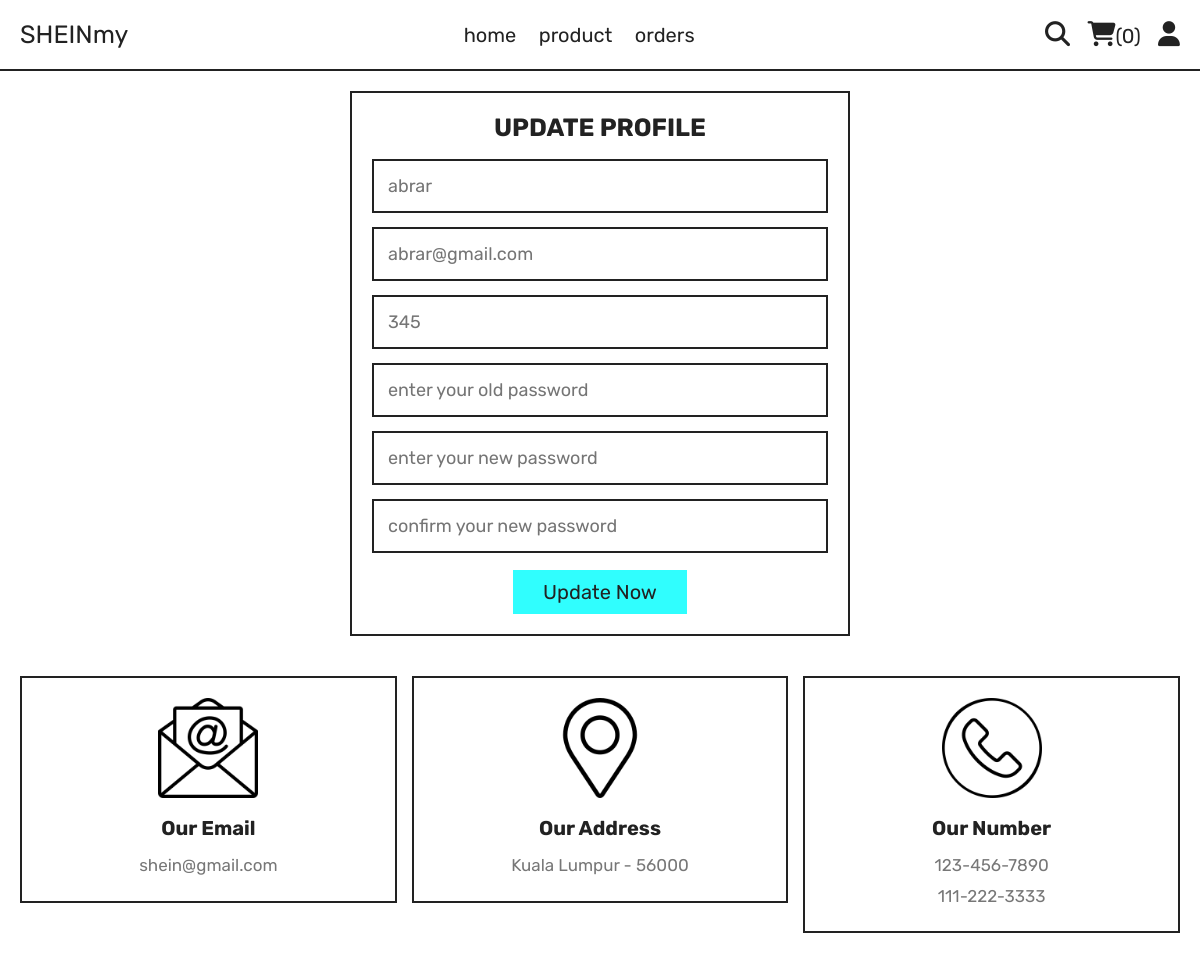
/update_profile.php (signed in), run on the app's committed database.
### tables this page shows
CREATE TABLE `users` (
  `id` int(100) NOT NULL,
  `name` varchar(20) NOT NULL,
  `email` varchar(50) NOT NULL,
  `number` varchar(10) NOT NULL,
  `password` varchar(50) NOT NULL,
  `address` varchar(500) NOT NULL
);

### update_profile.php (the view, shortened to what this page needs)
<?php
include 'components/connect.php';
?>
<!DOCTYPE html>
<html lang="en">
<head>
   <link rel="stylesheet" href="https://cdnjs.cloudflare.com/ajax/libs/font-awesome/6.1.1/css/all.min.css">
   <link rel="stylesheet" href="css/style.css">
</head>
<body>
<?php include 'components/user_header.php'; ?>
<section class="form-container update-form">
   <form action="" method="post">
      <h3>update profile</h3>
      <input type="text" name="name" placeholder="<?= $fetch_profile['name']; ?>" class="box" maxlength="50">
      <input type="email" name="email" placeholder="<?= $fetch_profile['email']; ?>" class="box" maxlength="50" oninput="this.value = this.value.replace(/\s/g, '')">
      <input type="number" name="number" placeholder="<?= $fetch_profile['number']; ?>"" class="box" min="0" max="9999999999" maxlength="10">
      <input type="password" name="old_pass" placeholder="enter your old password" class="box" maxlength="50" oninput="this.value = this.value.replace(/\s/g, '')">
      <input type="password" name="new_pass" placeholder="enter your new password" class="box" maxlength="50" oninput="this.value = this.value.replace(/\s/g, '')">
      <input type="password" name="confirm_pass" placeholder="confirm your new password" class="box" maxlength="50" oninput="this.value = this.value.replace(/\s/g, '')">
      <input type="submit" value="update now" name="submit" class="btn">
   </form>
</section>
<?php include 'components/footer.php'; ?>
</body>
</html>

### css/style.css (style rules this page uses)
:root { --yellow:#30fefe; --red:#e74c3c; --white:#fff; --black:#222; --light-color:#777; --border:.2rem solid var(--black); }
* { font-family: 'Rubik', sans-serif; margin:0; padding:0; box-sizing: border-box; outline: none; border: none; text-decoration: none; }
html { font-size: 62.5%; overflow-x: hidden; scroll-behavior: smooth; stop-opacity: 7rem; }
section { margin:0 auto; max-width: 1200px; padding:2rem; }
.btn, .delete-btn { margin-top: 1rem; display: inline-block; font-size: 2rem; padding:1rem 3rem; cursor: pointer; text-transform: capitalize; transition: .2s linear; }
.btn { background-color: var(--yellow); color:var(--black); }
.form-container form { border:var(--border); margin:0 auto; max-width: 50rem; padding:2rem; text-align: center; }
.form-container form h3 { font-size: 2.5rem; color:var(--black); text-transform: uppercase; margin-bottom: 1rem; }
.form-container form .box { margin:.7rem 0; width: 100%; border:var(--border); padding:1.4rem; font-size: 1.8rem; color:var(--black); }

### data on the page
users: name "abrar", email "abrar@gmail.com", number "345"

### other printed values
$total_cart_items "0"
